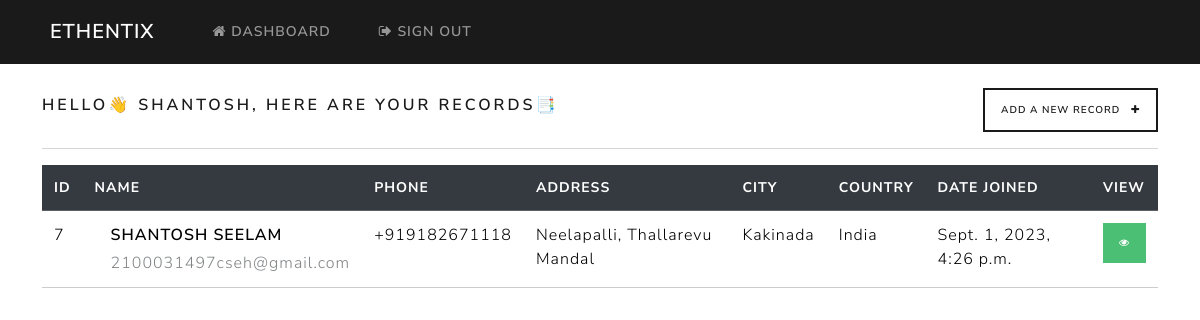
The page /dashboard/ (signed in) on the database its author committed.
### webapp/models.py (models this page shows, shortened)
class Record(models.Model):
    creation_date = models.DateTimeField(auto_now_add=True)
    user = models.ForeignKey(User, on_delete=models.CASCADE)
    first_name = models.CharField(max_length=100)
    last_name = models.CharField(max_length=100)
    email = models.EmailField(max_length=255)
    phone = models.CharField(max_length=20)
    address = models.CharField(max_length=300)
    city = models.CharField(max_length=255)
    country = models.CharField(max_length=125)

### webapp/views.py (the view)
# urls.py: path('dashboard/', views.dashboard, name="dashboard" ),
@login_required(login_url='login')
def dashboard(request):
    my_records = Record.objects.filter(user=request.user)
    context = {'records': my_records}
    return render(request, 'webapp/dashboard.html', context=context)

### webapp/templates/webapp/dashboard.html
{% extends 'webapp/base.html' %}
{% block content %}
<div class="d-flex justify-content-between align-items-center">
    <h5>Hello👋 {{user}}, Here are your records📑</h5>
    <a class="btn btn-outline-primary btn-sm" href="{% url 'add-record' %}">
        Add a new record &nbsp; <i class="fa fa-plus" aria-hidden="true"></i>
    </a>
</div>
<hr>
<table class="table table-light table-hover table-sm">
    <thead class="table-dark">
        <tr>
            <th scope="col"> Id </th>
            <th scope="col"> Name </th>
            <th scope="col"> Phone </th>
            <th scope="col"> Address </th>
            <th scope="col"> City </th>
            <th scope="col"> Country </th>
            <th scope="col"> Date Joined </th>
            <th scope="col"> View </th>
        </tr>
    </thead>
    <tbody>
        {% if records %}
        <tr>
            {% for record in records %}
            <td> {{record.id}} </td>
            <td>
                <div class="d-flex align-items-center">
                    <div class="ms-3">
                        <p class="fw-bold mb-1"> {{record.first_name}} {{record.last_name}} </p>
                        <p class="text-muted mb-0"> {{record.email}} </p>
                    </div>
                </div>
            </td>
            <td> {{record.phone}} </td>
            <td> {{record.address}} </td>
            <td> {{record.city}} </td>
            <td> {{record.country}} </td>
            <td> {{record.creation_date}} </td>
            <td> <a class="btn btn-success btn-sm" href="{% url 'record' record.id %}"><i class="fa fa-eye"
                        aria-hidden="true"></i></a></td>
        </tr>
        {% endfor %}
        {% endif %}
    </tbody>
</table>
{% endblock %}

### webapp/templates/webapp/base.html (shortened to what this page needs)
{% load static %}
<!DOCTYPE html>
<html>
<head>
    <link rel="stylesheet" type="text/css" href="https://bootswatch.com/5/lux/bootstrap.min.css">
    <link rel="stylesheet" type="text/css" href="{% static 'css/styles.css' %}">
    <link rel="stylesheet" href="https://cdnjs.cloudflare.com/ajax/libs/font-awesome/4.7.0/css/font-awesome.min.css">
</head>
<body>
    {% include 'webapp/navbar.html' %}
    <div class="container">
        <br>
        {% block content %}
        {% endblock %}
    </div>
</body>
</html>

### webapp/templates/webapp/navbar.html (shortened to what this page needs)
<nav class="navbar navbar-expand-lg navbar-dark bg-primary justify-content-center">
    <a class="navbar-brand main-heading" href="{% url '' %}">
        Ethentix
    </a>
    <div class="collapse navbar-collapse text-center" id="navbarNavDropdown">
        <ul class="navbar-nav ml-auto">
            {% if user.is_authenticated %}
            <li class="nav-item">
                <a class="nav-link" href="{% url 'dashboard' %}">
                    <i class="fa fa-home" aria-hidden="true"></i> Dashboard
                </a>
            </li>
            <li class="nav-item">
                <a class="nav-link" href="{% url 'userLogout' %}">
                    <i class="fa fa-sign-out" aria-hidden="true"></i> Sign out
                </a>
            </li>
            {% endif %}
        </ul>
    </div>
</nav>

### webapp/templates/webapp/navbar.html (style rules this page uses)
.navbar { padding: 10px; }
.main-heading { margin-left: 40px; }
.navbar-brand { margin-right: 50px; }

### rows shown on the page
Record: id "7", first_name "SHANTOSH", last_name "SEELAM", email "2100031497cseh@gmail.com", phone "+919182671118", address "Neelapalli, Thallarevu Mandal", city "Kakinada", country "India", creation_date "Sept. 1, 2023, 4:26 p.m."

### other values the page prints
{{ user }} "SHANTOSH"
